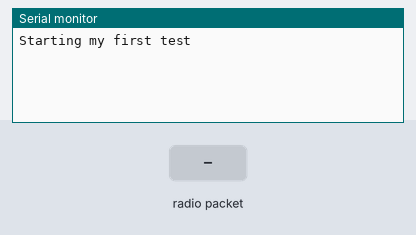
Simulated run of this sketch. Board: Arduino Uno, built with avr-gcc and run on an emulated ATmega328P. Parts: the last lines printed to the serial monitor. The inputs (shaded band) are chosen by the test bench. No radio packets arrive unless stated.

Above: at 1.2 s.
1.3 s: radio packet "1" arrives
At 2.4 s:
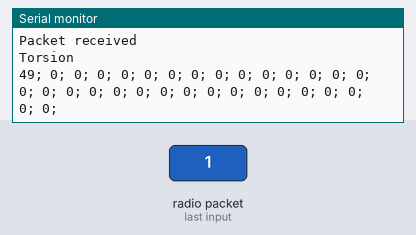
2.8 s: radio packet "0" arrives
At 3.6 s:
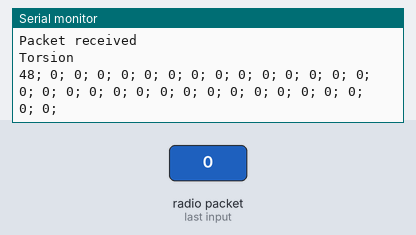
4.3 s: radio packet "2" arrives
At 4.7 s:
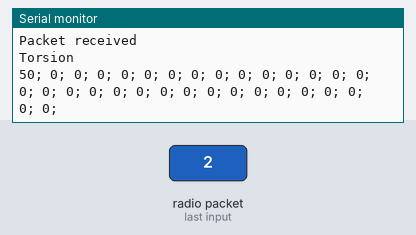

Measured:
- after the input at 1.3 s, the serial monitor: prints a new line at once (image 1)
- after the input at 2.8 s, the serial monitor: prints a new line at once (image 2)
- after the input at 4.3 s, the serial monitor: prints a new line at once (image 3)

The sketch:

recepteur.ino
```cpp
#include <SPI.h>
#include <RF24.h>
#include "packet.h"

RF24 radio(9, 10);
uint8_t address_flexiforce[6] = {122, 0xCE, 0xCC, 0xCE, 0xCC}; // Adresse du pipe
uint8_t address_torsion[6] = {122, 0xCE, 0xCC, 0xCE, 0xCC}; // Adresse du pipe
int rcv_val = 0;

packet recv;

void  print_packet(packet packet){
  for(int i=0;i<32;i++){
    Serial.print(packet.data[i]);
    Serial.print("; ");
  }
  Serial.println("");
}

void setup()
{
    Serial.begin(115200); // Initialiser la communication série
    Serial.println(F("Starting my first test"));

    radio.begin();
    radio.setChannel(122);
    radio.setDataRate(RF24_2MBPS);

    radio.openReadingPipe(0, address_flexiforce);
    radio.openReadingPipe(1, address_torsion);
    radio.startListening();
}

void loop(void)
{
    unsigned long wait = micros();
    boolean timeout = false;

    byte pipe_nb;
    while (radio.available(&pipe_nb))
    {
        radio.read(&recv, sizeof(packet));
        Serial.println(F("Packet received "));
        //Flexiforce
        if(pipe_nb==0){
          Serial.println("Flexiforce");
        }
        else if(pipe_nb==1){
          Serial.println("Torsion");
        }
        print_packet(recv);
    }
}
```

packet.h
```cpp
struct packet
{
    // We send 32 bytes.
    // Each bit correspond to the data of one flexiforce.
    // So we can have 64 measures in one packet
    byte data[32];
};
```
